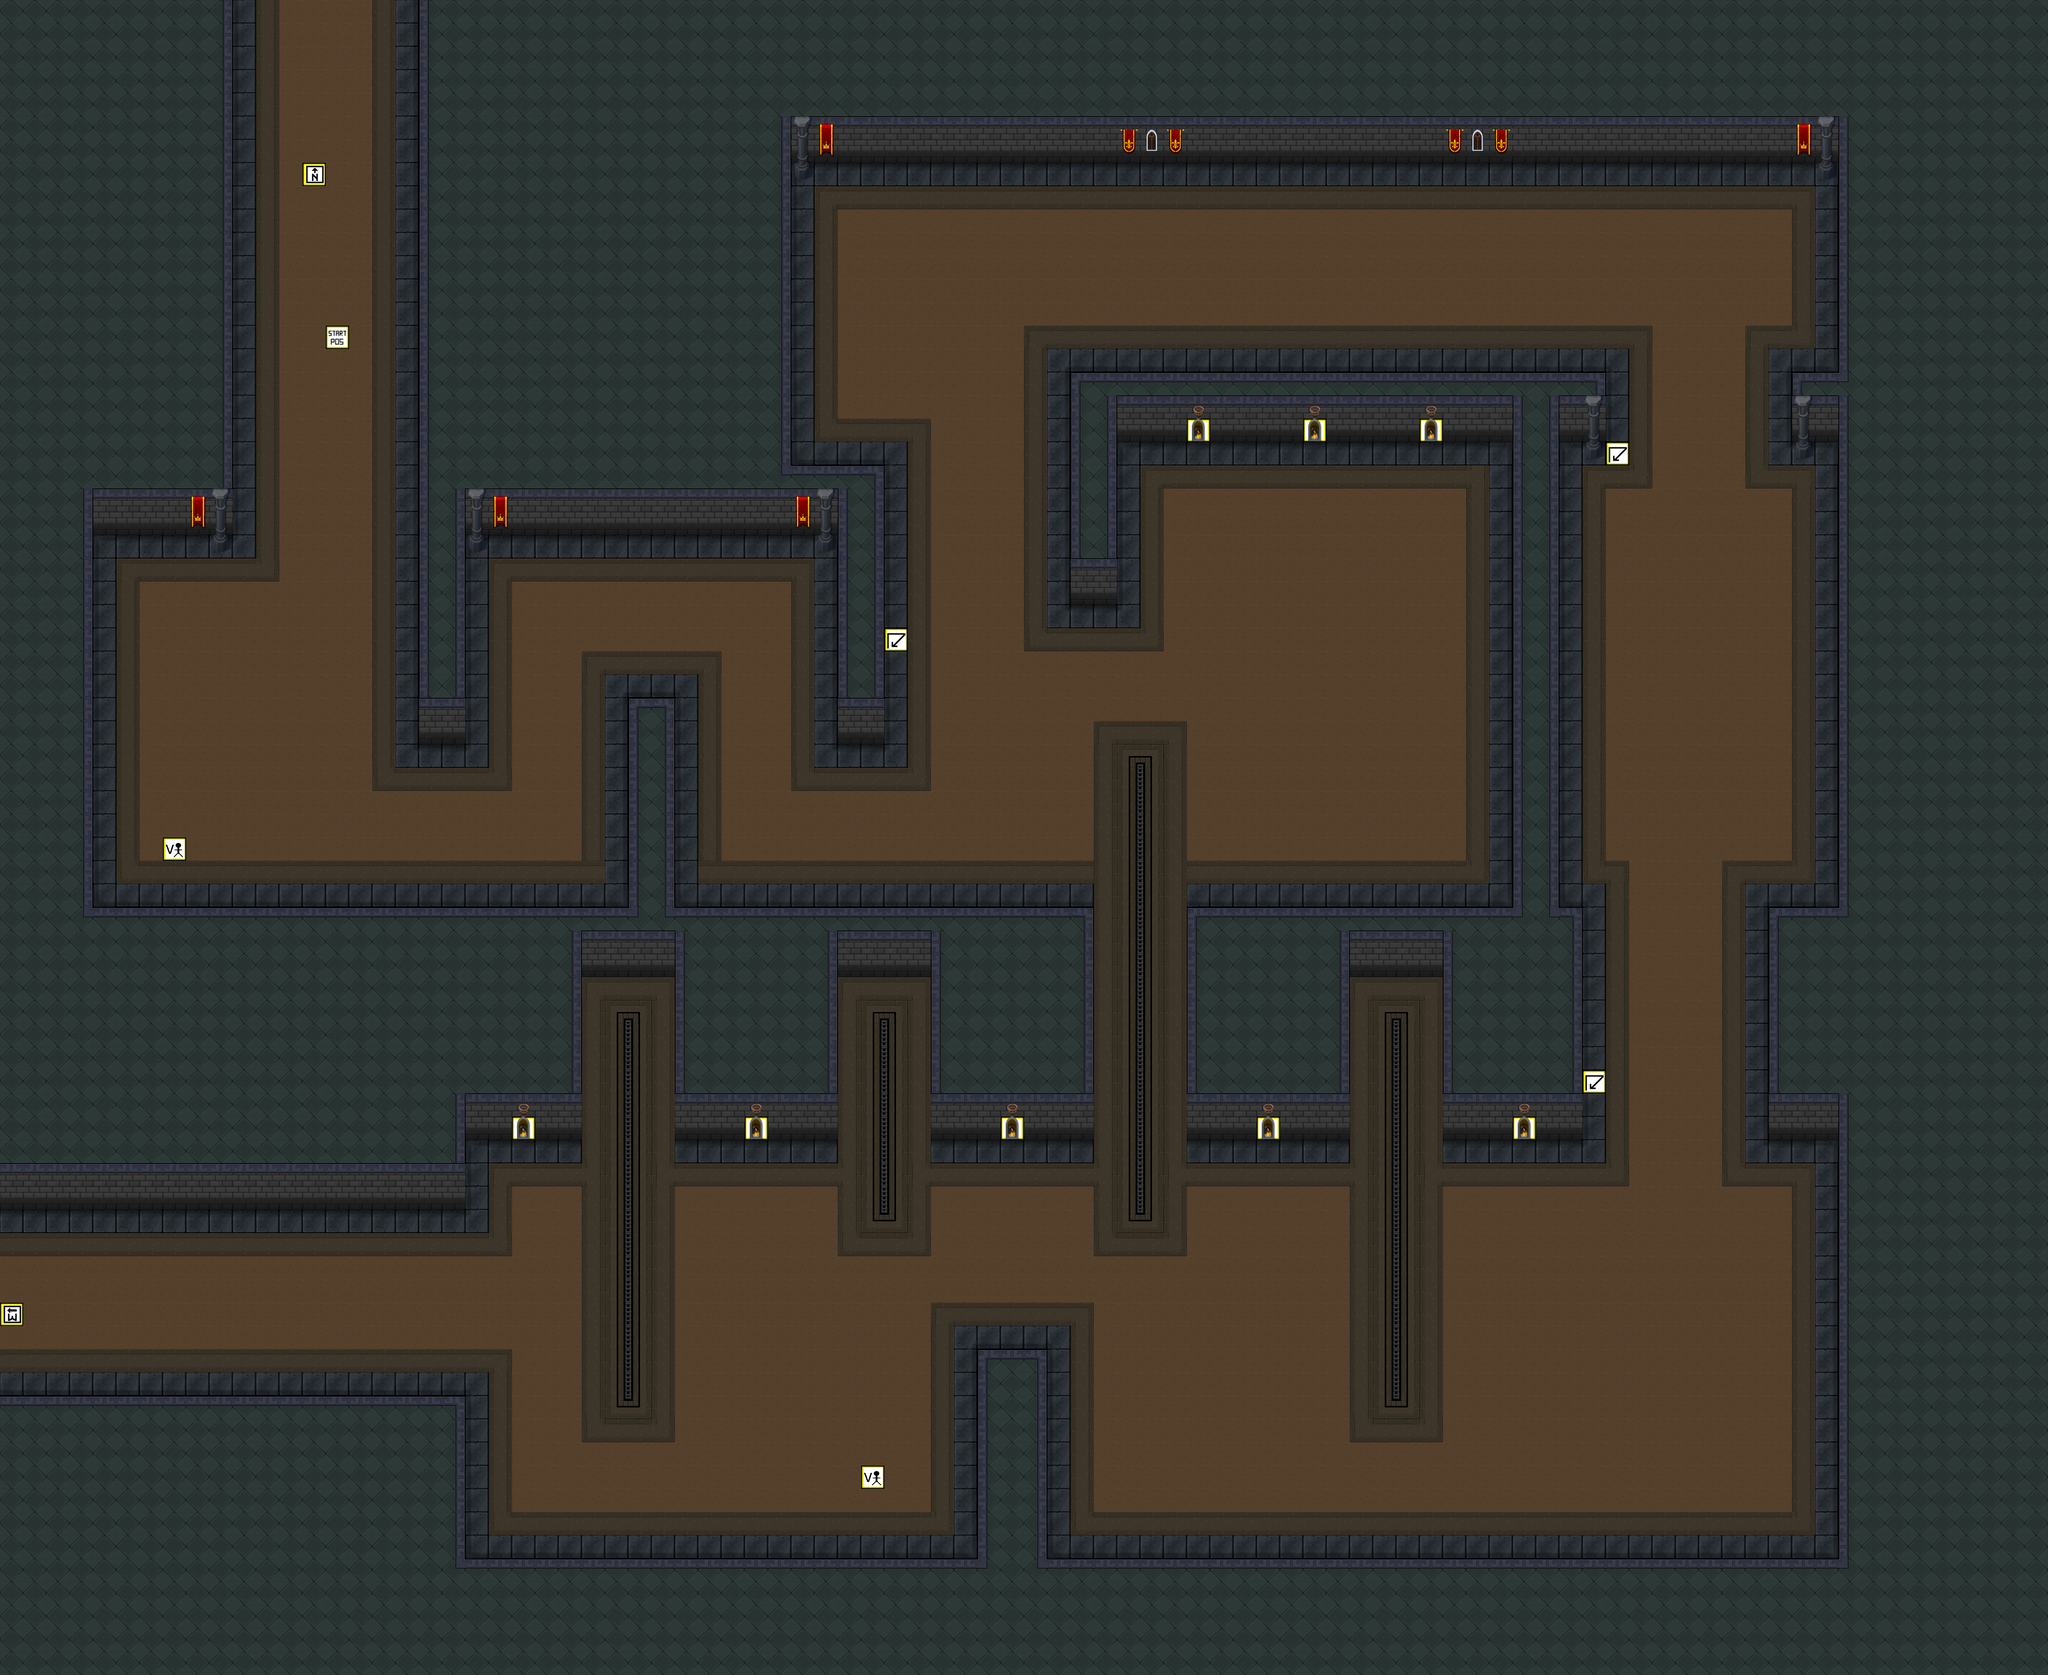

Below is a game level as drawn by its tile map, then a one-line description and the .tmx that defines it (tile-layer data replaced by summaries):
An orthogonal 88x72 tile map with 64x64 px tiles, 3 tile layers (game tiles, extra game tiles, marker tiles), 2 tilesets and 29 objects (25x Collision, 4x Spike Ball).

<map version="1.2" tiledversion="1.3.5" orientation="orthogonal" renderorder="left-up" compressionlevel="0" width="88" height="72" tilewidth="64" tileheight="64" infinite="0" nextlayerid="63" nextobjectid="907">
 <tileset firstgid="1" name="marker_tiles" tilewidth="64" tileheight="64" tilecount="100" columns="10">
  <image source="marker_tiles.png" width="640" height="640" />
 </tileset>
 <tileset firstgid="101" name="tileset2" tilewidth="64" tileheight="64" tilecount="616" columns="22">
  <image source="tileset2.png" width="1408" height="1792" />
 </tileset>
 <layer id="60" name="game tiles" width="88" height="72">
  <data>[6336 cells, 6336 non-empty, 37 distinct tile ids]</data>
 </layer>
 <layer id="57" name="extra game tiles" width="88" height="72">
  <data>[6336 cells, 59 non-empty, 11 distinct tile ids]</data>
 </layer>
 <layer id="58" name="marker tiles" width="88" height="72">
  <data>[6336 cells, 16 non-empty, 6 distinct tile ids]</data>
 </layer>
 <objectgroup color="#ffaa00" id="42" name="collision">
  <object id="834" name="Wall" type="Collision" x="0" y="3840" width="1280" height="768" />
  <object id="839" name="Wall" type="Collision" x="0" y="0" width="640" height="1408" />
  <object id="844" name="Wall" type="Collision" x="2176" y="0" width="3456" height="384" />
  <object id="845" name="Wall" type="Collision" x="5056" y="384" width="576" height="3904" />
  <object id="850" name="Wall" type="Collision" x="3968" y="2624" width="384" height="448" />
  <object id="855" name="Wall" type="Collision" x="1600" y="2496" width="1408" height="128" />
  <object id="856" name="Wall" type="Collision" x="1856" y="2624" width="448" height="448" />
  <object id="872" name="Wall" type="Collision" x="0" y="2496" width="1600" height="576" />
  <object id="873" name="Wall" type="Collision" x="2560" y="2624" width="448" height="448" />
  <object id="874" name="Wall" type="Collision" x="3264" y="2624" width="448" height="448" />
  <object id="875" name="Wall" type="Collision" x="1152" y="0" width="1024" height="1408" />
  <object id="876" name="Wall" type="Collision" x="0" y="1408" width="256" height="1088" />
  <object id="878" name="Wall" type="Collision" x="0" y="3072" width="1280" height="192" />
  <object id="886" name="Wall" type="Collision" x="2944" y="1152" width="128" height="448" />
  <object id="887" name="Wall" type="Collision" x="2944" y="1024" width="1472" height="128" />
  <object id="889" name="Wall" type="Collision" x="4864" y="2496" width="192" height="576" />
  <object id="891" name="Wall" type="Collision" x="2176" y="1280" width="256" height="128" />
  <object id="892" name="Wall" type="Collision" x="4160" y="1152" width="128" height="1344" />
  <object id="895" name="Wall" type="Collision" x="4928" y="1024" width="128" height="128" />
  <object id="896" name="Wall" type="Collision" x="2304" y="1408" width="128" height="576" />
  <object id="897" name="Wall" type="Collision" x="1152" y="1408" width="128" height="576" />
  <object id="898" name="Wall" type="Collision" x="1728" y="1920" width="128" height="576" />
  <object id="900" name="Wall" type="Collision" x="2688" y="3712" width="192" height="576" />
  <object id="901" name="Wall" type="Collision" x="1280" y="4288" width="4352" height="320" />
  <object id="902" name="Wall" type="Collision" x="3264" y="2496" width="1088" height="128" />
  <object id="903" name="Spike Ball" gid="16" x="1664" y="2816" width="64" height="64">
   <properties>
    <property name="count" type="int" value="1" />
    <property name="xdirection" value="still" />
    <property name="xdistance" type="int" value="0" />
    <property name="xspeed" type="float" value="0" />
    <property name="ydirection" value="down" />
    <property name="ydistance" type="int" value="18" />
    <property name="yspeed" type="float" value="6" />
   </properties>
  </object>
  <object id="904" name="Spike Ball" gid="16" x="3776" y="2816" width="64" height="64">
   <properties>
    <property name="count" type="int" value="1" />
    <property name="xdirection" value="still" />
    <property name="xdistance" type="int" value="0" />
    <property name="xspeed" type="float" value="0" />
    <property name="ydirection" value="down" />
    <property name="ydistance" type="int" value="18" />
    <property name="yspeed" type="float" value="6" />
   </properties>
  </object>
  <object id="905" name="Spike Ball" gid="16" x="3072" y="2112" width="64" height="64">
   <properties>
    <property name="count" type="int" value="1" />
    <property name="xdirection" value="still" />
    <property name="xdistance" type="int" value="0" />
    <property name="xspeed" type="float" value="0" />
    <property name="ydirection" value="down" />
    <property name="ydistance" type="int" value="18" />
    <property name="yspeed" type="float" value="6" />
   </properties>
  </object>
  <object id="906" name="Spike Ball" gid="16" x="2368" y="2816" width="64" height="64">
   <properties>
    <property name="count" type="int" value="1" />
    <property name="xdirection" value="still" />
    <property name="xdistance" type="int" value="0" />
    <property name="xspeed" type="float" value="0" />
    <property name="ydirection" value="down" />
    <property name="ydistance" type="int" value="9" />
    <property name="yspeed" type="float" value="6" />
   </properties>
  </object>
 </objectgroup>
</map>
